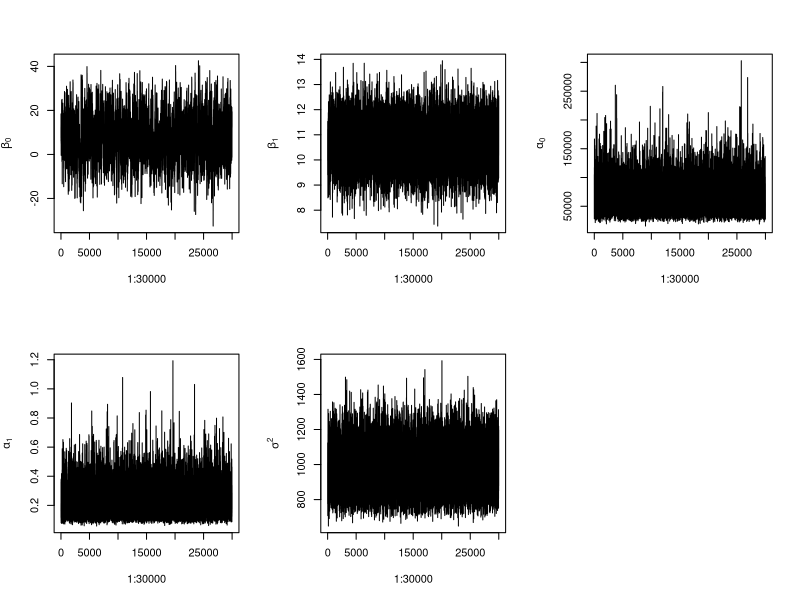
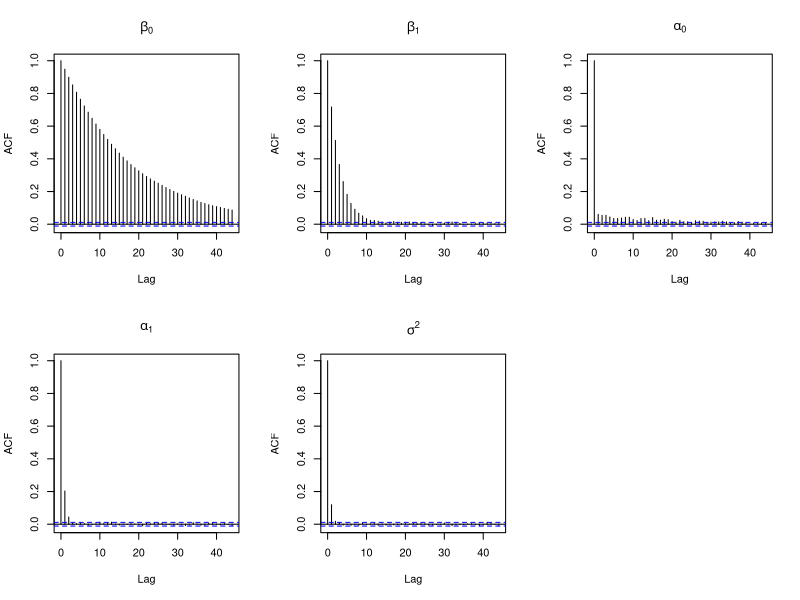

Source code (R) for these figures, in order:
## ---- chunk 1
knitr::opts_chunk$set(echo = TRUE)
## ---- chunk 2
rm(list = ls())
library(ggplot2)
library(tidyverse)
library(lme4)
library(MCMCpack)
## ---- chunk 3
# load the data
data("sleepstudy")
dat <- sleepstudy
str(dat)
## ---- chunk 4
# function for sum of day and reaction time for each subject
sum_y_day_sub <- function(y = dat[,1], day = dat[, 2], b_1) {
  a <- vector()
  for (i in 1:(dim(dat)[1]/10)) {
    a[i] = sum(y[(10*i-9):(10*i)] * day[(10*i-9):(10*i)])
  }
  add = sum(b_1 * a)
  return(add)
}

sum_y_sub <- function(y = dat[, 1], b_0) {
  a <- vector()
  for (i in 1:(dim(dat)[1]/10)) {
    a[i] = sum(y[(10*i-9):(10*i)])
  }
  add2 = sum(b_0 * a)
  return(add2)
}

## ---- chunk 5
gibbs_Q1 <- function(nsim = 10000, burn = 0.1, # chain parameters
                     seed = 1998,
                     y = dat[, 1], 
                     day = dat[, 2]) {

  set.seed(1998)
  # initialization----------------------------------
  nsim1 <- nsim * (1 + burn)
  burni <- nsim * burn
  
  m <- 18 # number of subjects
  n <- 10 # number of days for each subject
  
  beta_0 <- 0
  beta_0.ch <- vector()
  beta_1 <- 0
  beta_1.ch <- vector()
  sigma_sq <- 1
  sigma_sq.ch <- vector()
  alpha_0 <- 1
  alpha_0.ch <- vector()
  alpha_1 <- 1
  alpha_1.ch <- vector()
  b_0 <- matrix(data = rep(0, m), nrow = 1)
  b_0.ch <- matrix(data = NA, nrow = nsim, ncol = m)
  b_1 <- matrix(data = rep(0, m), nrow = 1)
  b_1.ch <- matrix(data = NA, nrow = nsim, ncol = m)
  
  for (i in 1:nsim1) {
  # beta_0
    beta0_var <- 100 * sigma_sq / (sigma_sq + 100 * m * n)
    beta0_mean <- 100 * (sum(y) - beta_1 * sum(day) - n * sum(b_0) 
                         - sum(day[1:10]) * sum(b_1))/ (sigma_sq + 100 * m * n)
    beta_0 <- rnorm(1, mean = beta0_mean, sd = sqrt(beta0_var))
    
  # beta_1
    beta1_var <- 100 * sigma_sq / (sigma_sq + 100 * sum(day^2))
    beta1_mean <- 100 * (sum(day * y) - beta_0 * sum(day) 
                         - sum(day[1:10]) * sum(b_0) 
                         - sum((day[1:10])^2) * sum(b_1)) / 
      (sigma_sq + 100 * sum(day^2))
    beta_1 <- rnorm(1, mean = beta1_mean, sd = sqrt(beta1_var))
    
  # alpha_0
    a0_shape <- m / 2 + 1
    a0_scale <- sum(b_0^2) / 2 + 1
    alpha_0 <- rinvgamma(1, shape = a0_shape, scale = a0_scale)
    
  # alpha_1
    a1_shape <- m / 2 + 1
    a1_scale <- sum(b_1^2) / 2 + 1
    alpha_1 <- rinvgamma(1, shape = a1_shape, scale = a1_scale)
  
  # sigma_sq
    sigma_sq_shape <- 0.01 + m * n / 2
    sigma_sq_rate <- (0.02 + sum(y^2) - 2*beta_0*sum(y) - 2*beta_1*sum(day*y)
                      - 2*sum_y_sub(y, b_0) 
                      - 2*sum_y_day_sub(y, day, b_1) + m*n*beta_0^2 
                      + 2*beta_0*beta_1*sum(day) + 2*beta_0*n*sum(b_0) 
                      + 2*beta_0*sum(day[1:10])*sum(b_1)
                      + (beta_1^2)*sum(day^2)
                      + 2*beta_1*sum(day[1:10])*sum(b_0)
                      + 2*beta_1*sum((day[1:10])^2)*sum(b_1)
                      + n*sum((b_0)^2)
                      + 2*sum(day[1:10])*sum(b_0*b_1)
                      + sum((b_1)^2)*sum((day[1:10])^2)
                      ) / 2
    sigma_sq <- rinvgamma(1, shape = sigma_sq_shape, scale = sigma_sq_rate)
    
  # b_0
    for (j in 1:m) {
      b_0j_var <- alpha_0 * sigma_sq / (sigma_sq + n * alpha_0)
      b_0j_mean <- alpha_0 * (sum(y[(10 * j - 9):(10 * j)]) 
                              - n*beta_0 
                              - beta_1*sum(day[(10 * j - 9):(10 * j)]) 
                              - b_1[j]*sum(day[(10 * j - 9):(10 * j)])) /
        (sigma_sq + n * alpha_0)
      b_0[j] <- rnorm(1, mean = b_0j_mean, sd = sqrt(b_0j_var))
  # b_1
      b_1j_var <- alpha_1 * sigma_sq / (sigma_sq + alpha_1 * sum(day^2))
      b_1j_mean <- alpha_1 * (sum(y[(10 * j - 9):(10 * j)] 
                                  * day[(10 * j - 9):(10 * j)])
                              - beta_0 * sum(day[(10 * j - 9):(10 * j)])
                              - beta_1 * sum((day[(10 * j - 9):(10 * j)])^2) 
                              - b_0[j] * sum(day[(10 * j - 9):(10 * j)])) /
        (sigma_sq + alpha_1 * sum(day^2))
      b_1[j] <- rnorm(1, mean = b_1j_mean, sd = sqrt(b_1j_var))
    }
    
     # Store Chain after burn-----------------------------------------------
    if (i > burni) {
      i1 <- i - burni
      beta_0.ch[i1] <- beta_0
      beta_1.ch[i1] <- beta_1
      alpha_0.ch[i1] <- alpha_0
      alpha_1.ch[i1] <- alpha_1
      sigma_sq.ch[i1] <- sigma_sq
      b_0.ch[i1, ] <- b_0
      b_1.ch[i1, ] <- b_1
    }
  
  }
  return(list(beta0 = beta_0.ch, beta1 = beta_1.ch,
              alpha0 = alpha_0.ch, alpha1 = alpha_1.ch,
              sigmasq = sigma_sq.ch))
}
## ---- chunk 6
gibbs <- gibbs_Q1(nsim = 30000, burn = 0.3, seed = 123)
## ---- chunk 7
par(mfrow = c(2, 3))
plot(1:30000, gibbs$beta0, ylab = expression(beta[0]), type = "l")
plot(1:30000, gibbs$beta1, ylab = expression(beta[1]), type = "l")
plot(1:30000, gibbs$alpha0, ylab = expression(alpha[0]), type = "l")
plot(1:30000, gibbs$alpha1, ylab = expression(alpha[1]), type = "l")
plot(1:30000, gibbs$sigmasq, ylab = expression(sigma^{2}), type = "l")
## ---- chunk 8
par(mfrow = c(2, 3))
acf(gibbs$beta0, main = expression(beta[0]))
acf(gibbs$beta1, main = expression(beta[1]))
acf(gibbs$alpha0, main = expression(alpha[0]))
acf(gibbs$alpha1, main = expression(alpha[1]))
acf(gibbs$sigmasq, main = expression(sigma^{2}))
